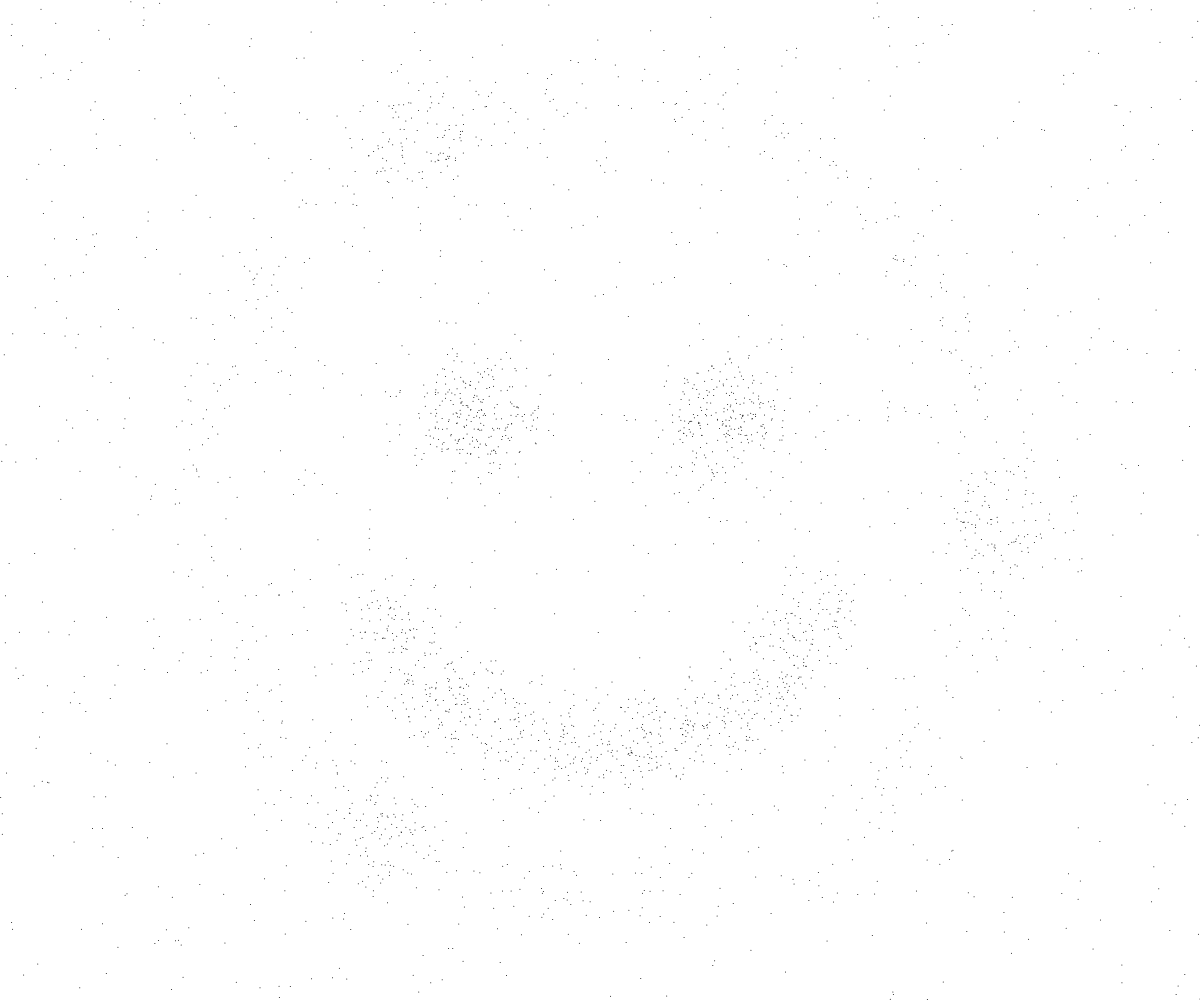
Frame 1 (no input)
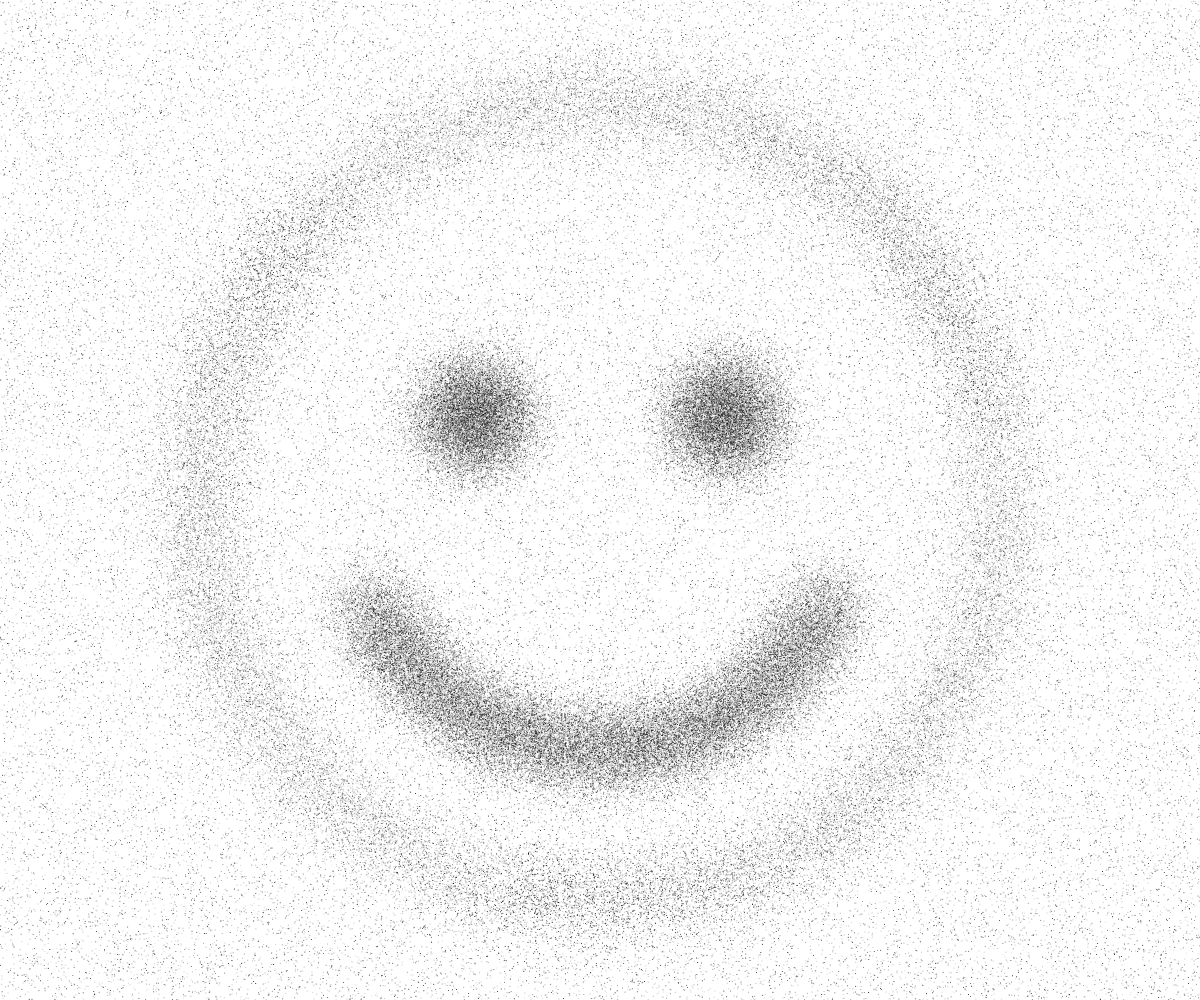
Frame 60 (no input)
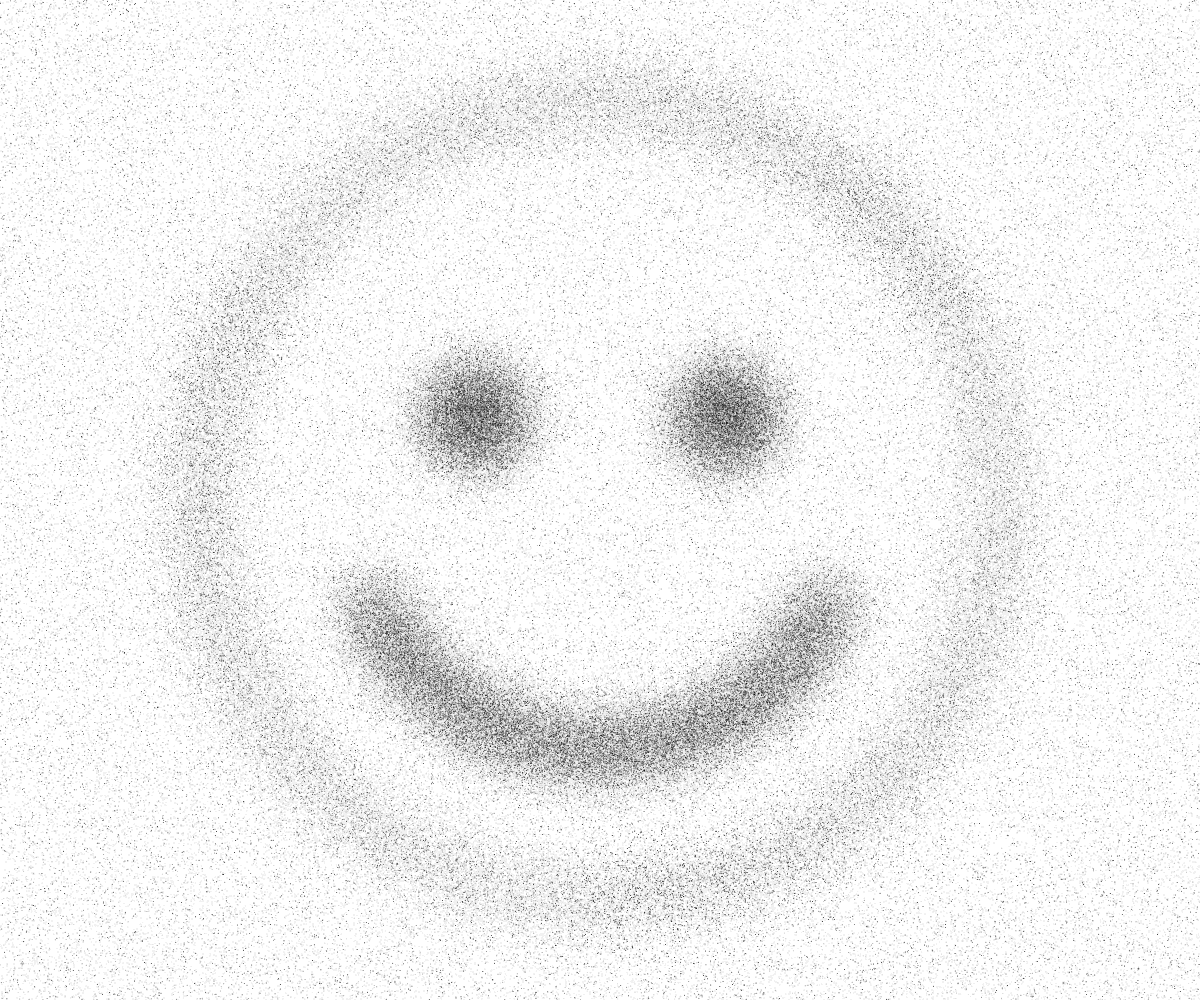
Frame 120 (the mouse pressed at the canvas centre since frame 60)

The p5.js sketch that drew these frames (run headless with seeded random() and noise() and a simulated clock; from frame 60 on, the mouse is pressed at the canvas centre):

// p5.js sketch
// ── sketch.js
var ran, ranx, rany,du;

function setup() {
  createCanvas(windowWidth, windowHeight, P2D);
  fill(255, 8);
  du = min(width,height)/4;
  background(255); 
}

function draw() {
    translate(width/2, height/2);
  noStroke();
  rect(-width/2, -height/2, width, height);
  stroke(0);

  for (var i=0; i<4*du; i++) {
    ranx = random(-width/2, width/2);
    rany = random(-height/2, height/2);
    point(ranx, rany);
  }

  //mouth
  for (var i=0; i<3*du; i++) {
    ran = random(PI/8, PI-PI/8);
    point(du*cos(ran)+du*randomGaussian()/10, 
      du*sin(ran)+du*randomGaussian()/10);
  }

  //left eye
  push();
  translate(du/2, -du/3);
  for (var i=0; i<du; i++) {
    ran = random(0, 2*PI);
    point(du/10*(cos(ran)+randomGaussian()), 
      du/10*(sin(ran)+randomGaussian()));
  }
  pop();

  //right eye
  push();
  translate(-du/2, -du/3);
  for (var i=0; i<du; i++) {
    ran = random(0, 2*PI);
    point(du/10*(cos(ran)+randomGaussian()), 
      du/10*(sin(ran)+randomGaussian()));
  }
  pop();

  
  for (var i=0; i<400; i++) {
    ran = random(0, 2*PI);
    point(1.6*du*cos(ran)+du/10*randomGaussian(), 
      1.6*du*sin(ran)+du/10*randomGaussian());
  }


  for (var i=0; i<100; i++) {
    ran = frameCount*PI/48;
    point(1.6*du*cos(ran)+du/8*randomGaussian(), 
      1.6*du*sin(ran)+du/8*randomGaussian());
  }

  for (var i=0; i<100; i++) {
    ran = frameCount*PI/48+PI/1.5;
    point(1.6*du*cos(ran)+du/8*randomGaussian(), 
      1.6*du*sin(ran)+du/8*randomGaussian());
  }

  for (var i=0; i<100; i++) {
    ran = frameCount*PI/48-PI/1.5;
    point(1.6*du*cos(ran)+du/8*randomGaussian(), 
      1.6*du*sin(ran)+du/8*randomGaussian());
  }
  

}


function windowResized() {
  resizeCanvas(windowWidth, windowHeight);
  du = min(width,height)/4;
}
